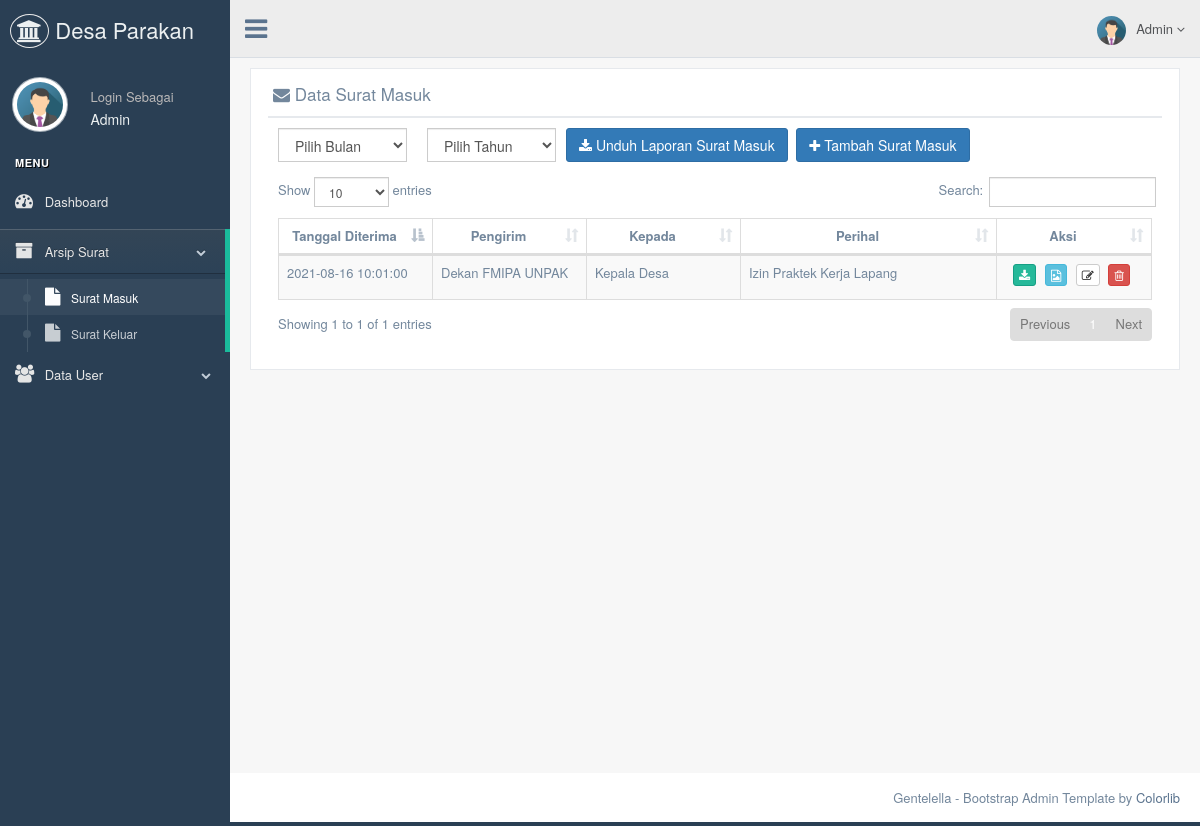
Screenshot of /admin/datasuratmasuk.php (signed in) with the database file from the repository.
### tables this page shows
CREATE TABLE `tb_suratmasuk` (
  `id_suratmasuk` int(11) NOT NULL,
  `tanggalmasuk_suratmasuk` datetime NOT NULL DEFAULT current_timestamp(),
  `nomorurut_suratmasuk` varchar(7) NOT NULL,
  `nomor_suratmasuk` varchar(25) NOT NULL,
  `tanggalsurat_suratmasuk` date NOT NULL,
  `pengirim` varchar(255) NOT NULL,
  `kepada_suratmasuk` varchar(255) NOT NULL,
  `perihal_suratmasuk` text NOT NULL,
  `file_suratmasuk` varchar(255) NOT NULL,
  `operator` varchar(50) NOT NULL,
  `tanggal_entry` datetime NOT NULL DEFAULT current_timestamp(),
  `sifat_surat` varchar(50) NOT NULL,
  `diteruskan_kepada` varchar(50) NOT NULL,
  `catatan` text NOT NULL
);

### admin/datasuratmasuk.php (the view, shortened to what this page needs)
<!DOCTYPE html>
<html lang="en">
<head>
  <link href="../assets/vendors/bootstrap/dist/css/bootstrap.min.css" rel="stylesheet">
  <link href="../assets/vendors/font-awesome/css/font-awesome.min.css" rel="stylesheet">
  <link href="../assets/vendors/nprogress/nprogress.css" rel="stylesheet">
  <link href="../assets/vendors/iCheck/skins/flat/green.css" rel="stylesheet">
  <link href="../assets/vendors/datatables.net-bs/css/dataTables.bootstrap.min.css" rel="stylesheet">
  <link href="../assets/vendors/datatables.net-buttons-bs/css/buttons.bootstrap.min.css" rel="stylesheet">
  <link href="../assets/vendors/datatables.net-fixedheader-bs/css/fixedHeader.bootstrap.min.css" rel="stylesheet">
  <link href="../assets/vendors/datatables.net-responsive-bs/css/responsive.bootstrap.min.css" rel="stylesheet">
  <link href="../assets/vendors/datatables.net-scroller-bs/css/scroller.bootstrap.min.css" rel="stylesheet">
  <link href="../assets/build/css/custom.min.css" rel="stylesheet">
</head>
<body class="nav-md">
  <div class="container body">
    <div class="main_container">
      <?php
      include("sidebarmenu.php");
      ?>
      <?php
      include("header.php");
      ?>
      <div class="right_col" role="main">
        <div class="">
          <div class="row">
            <div class="col-md-12 col-sm-12 col-xs-12">
              <div class="x_panel">
                <div class="x_title">
                  <h2>
                    <li class="fa fa-envelope"></li> Data Surat Masuk
                  </h2>
                  <div class="clearfix"></div>
                </div>
                <form action="downloadlaporan_suratmasuk.php" name="download_suratmasuk" method="post" enctype="multipart/form-data" id="demo-form2" data-parsley-validate class="form-horizontal form-label-left">
                  <div class="col-md-2 col-sm-2 col-xs-6">
                    <select name="bulan" class="select2_single form-control" tabindex="-1">
                      <option>Pilih Bulan</option>
                    </select>
                  </div>
                  <div class="col-md-2 col-sm-2 col-xs-6">
                    <select name="tahun" class="select2_single form-control" tabindex="-1">
                      <option>Pilih Tahun</option>
                    </select>
                  </div>
                  <button type="submit" class="btn btn-primary"><i class="fa fa-download"></i> Unduh Laporan Surat Masuk</button></a>
                  <a href="inputsuratmasuk.php"><button type="button" class="btn btn-primary"><i class="fa fa-plus"></i> Tambah Surat Masuk</button></a>
                </form>
                <div class="x_content">
                  <div class="x_content">
                    <?php
                    include '../koneksi/koneksi.php';
                    $sql1      = "SELECT * FROM tb_suratmasuk ORDER BY	id_suratmasuk DESC";
                    $query1    = mysqli_query($db, $sql1);
                    $jumlah    = mysqli_num_rows($query1);
                    if ($jumlah == 0) {
                      echo "<center><h2>Belum Ada Data Surat Masuk</h2></center>";
                    } else { ?>
                      <table id="datatable" class="table table-striped table-bordered">
                        <thead>
                          <tr>
                            <th style="text-align:center;" width="15%">Tanggal Diterima</th>
                            <th style="text-align:center;" width="15%">Pengirim</th>
                            <th style="text-align:center;" width="15%">Kepada</th>
                            <th style="text-align:center;" width="25%">Perihal</th>
                            <th style="text-align:center;" width="15%">Aksi</th>
                          </tr>
                        </thead>
                        <tbody>
                          <?php
                          while ($data = mysqli_fetch_array($query1)) {
                            echo '<tr>
                              <td>	' . $data['tanggalmasuk_suratmasuk'] . '		</td>
                              <td>	' . $data['pengirim'] . '  		</td>
                              <td>	' . $data['kepada_suratmasuk'] . '		</td>
                              <td>  ' . $data['perihal_suratmasuk'] . '  </td>
                              <td style="text-align:center;">
                              <a href= surat_masuk/' . $data['file_suratmasuk'] . '><button type="button" title="Unduh File" class="btn btn-success btn-xs"><i class="fa fa-download"></i></button></a>
                              <a href=detail-suratmasuk.php?id_suratmasuk=' . $data['id_suratmasuk'] . '><button type="button" title="Detail" class="btn btn-info btn-xs"><i class="fa fa-file-image-o"></i></button></a>
                              <a href=editsuratmasuk.php?id_suratmasuk=' . $data['id_suratmasuk'] . '><button type="button" title="Edit" class="btn btn-default btn-xs"><i class="fa fa-edit"></i></button></a>
                              <a onclick="return konfirmasi()" href="proses/proses_hapussuratmasuk.php?id_suratmasuk=' . $data['id_suratmasuk'] . '"><button type="button" title="Hapus" class="btn btn-danger btn-xs"><i class="fa fa-trash-o"></i></button></a></td>
                              </tr>';
                          }
                          ?>
                        </tbody>
                      </table>
                    <?php } ?>
                  </div>
                </div>
              </div>
            </div>
          </div>
        </div>
      </div>
      <footer>
        <div class="pull-right">
          Gentelella - Bootstrap Admin Template by <a href="https://colorlib.com">Colorlib</a>
        </div>
        <div class="clearfix"></div>
      </footer>
    </div>
  </div>
</body>
</html>

### admin/sidebarmenu.php (shortened to what this page needs)
<?php
include '../koneksi/koneksi.php';
$sql      = "SELECT * FROM tb_admin where id_admin='" . $_SESSION['id'] . "'";
$query    = mysqli_query($db, $sql);
$data     = mysqli_fetch_array($query);
?>
<div class="col-md-3 left_col">
  <div class="left_col scroll-view">
    <div class="navbar nav_title" style="border: 0;">
      <a href="index.php" class="site_title"><i class="fa fa-institution"></i><span> Desa Parakan</span></a>
    </div>
    <div class="profile clearfix">
      <div class="profile_pic">
        <img src="images/<?php echo $data['gambar']; ?>" height="55" width="55" alt="" class="img-circle profile_img">
      </div>
      <div class="profile_info">
        <span> Login Sebagai </span> <br>
        <h2><?php echo $_SESSION['nama']; ?></h2>
      </div>
    </div>
    <br />
    <div id="sidebar-menu" class="main_menu_side hidden-print main_menu">
      <div class="menu_section">
        <h3> Menu </h3>
        <ul class="nav side-menu">
          <li><a href="index.php"><i class="fa fa-tachometer"></i> Dashboard <span></span></a>
          <li><a><i class="fa fa-archive"></i> Arsip Surat <span class="fa fa-chevron-down"></span></a>
            <ul class="nav child_menu">
              <li><a href="datasuratmasuk.php"><i class="fa fa-file"></i>Surat Masuk</a></li>
              <li><a href="datasuratkeluar.php"><i class="fa fa-file"></i>Surat Keluar</a></li>
            </ul>
          </li>
          <li><a><i class="fa fa-users"></i> Data User <span class="fa fa-chevron-down"></span></a>
          </li>
        </ul>
      </div>
    </div>
  </div>
</div>

### admin/header.php (shortened to what this page needs)
<?php
include '../koneksi/koneksi.php';
$sql  		= "SELECT * FROM tb_admin where id_admin='".$_SESSION['id']."'";
$query  	= mysqli_query($db, $sql);
$data 		= mysqli_fetch_array($query);
?>
        <div class="top_nav">
          <div class="nav_menu">
            <nav>
              <div class="nav toggle">
                <a id="menu_toggle"><i class="fa fa-bars"></i></a>
              </div>
              <ul class="nav navbar-nav navbar-right">
                <li class="">
                  <a href="javascript:;" class="user-profile dropdown-toggle" data-toggle="dropdown" aria-expanded="false">
                    <img src="images/<?php echo $data['gambar']; ?>" alt=""><?php echo $_SESSION['nama'];?>
                    <span class=" fa fa-angle-down"></span>
                  </a>
                </li>
              </ul>
            </nav>
          </div>
        </div>

### rows the page displays
tb_suratmasuk: tanggalmasuk_suratmasuk "2021-08-16 10:01:00", pengirim "Dekan FMIPA UNPAK", kepada_suratmasuk "Kepala Desa", perihal_suratmasuk "Izin Praktek Kerja Lapang"

### other values shown
$_SESSION['nama'] "Admin"
